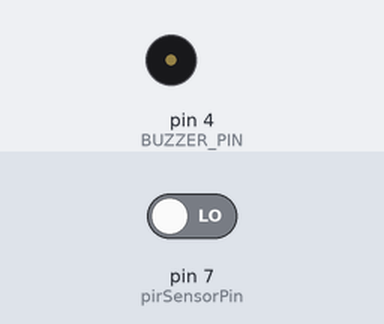
The sketch below on a simulated Arduino Uno, built with avr-gcc and run on an emulated ATmega328P. Shown: buzzer (waves = sounding). The inputs (shaded band) are chosen by the test bench; at power-on: pin 7 (pirSensorPin) LOW. What the sketch prints to the serial monitor is not drawn.

Above: at 1.2 s.
1.3 s: pin 7 (pirSensorPin) driven HIGH
At 1.8 s:
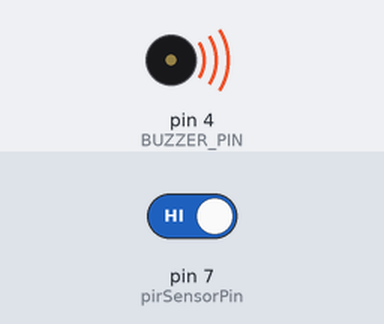
Timing chart, 0 to 10.3 s (numbered marks = the images above; inputs shaded):
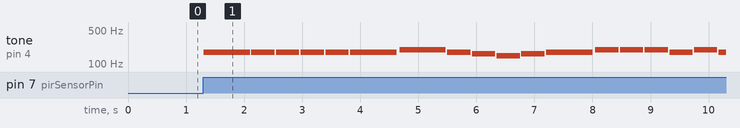

The sketch:

with_song.ino
```cpp
#define BUZZER_PIN 4
// Frequencies for the notes
#define zw 121
#define NH 131
#define PA 147
#define BOU 162
#define GA 175
#define DI 196
#define KE 220
#define ZW 242
#define NH_UP 262
#define PA_UP 294

// Durations
#define FULL_NOTE 400   // 1 second for a full note
#define DOUBLE_NOTE 800 // 2 seconds for a double note
#define SHORT_PAUSE 25   // Very short pause (50ms)
#define LONG_PAUSE 50   // Longer pause (250ms) for commas

void playTone(int frequency, int duration, bool longPause = false) {
    tone(BUZZER_PIN, frequency, duration);
    delay(duration);            // Wait for the note to finish
    delay(longPause ? LONG_PAUSE : SHORT_PAUSE); // Add appropriate pause
}

void playSong() {
    // First part: 2*GA GA GA GA GA 2*GA
    playTone(GA, DOUBLE_NOTE); // 2*GA
    playTone(GA, FULL_NOTE);
    playTone(GA, FULL_NOTE);
    playTone(GA, FULL_NOTE);
    playTone(GA, FULL_NOTE);
    playTone(GA, DOUBLE_NOTE,true); // 2*GA

    // Second part: 2*DI GA BOU PA BOU 2*GA
    playTone(DI, DOUBLE_NOTE); // 2*DI
    playTone(GA, FULL_NOTE);
    playTone(BOU, FULL_NOTE);
    playTone(PA, FULL_NOTE);
    playTone(BOU, FULL_NOTE);
    playTone(GA, DOUBLE_NOTE, true); // 2*GA, with comma pause

    // Third part: DI DI DI GA DI GA BOU PA
    playTone(DI, FULL_NOTE);
    playTone(DI, FULL_NOTE);
    playTone(DI, FULL_NOTE);
    playTone(GA, FULL_NOTE);
    playTone(DI, FULL_NOTE);
    playTone(GA, FULL_NOTE);
    playTone(BOU, FULL_NOTE);
    playTone(PA, FULL_NOTE);

    // Fourth part: DI GA BOU PA 2*NH
    playTone(DI, FULL_NOTE);
    playTone(GA, FULL_NOTE);
    playTone(BOU, FULL_NOTE);
    playTone(PA, FULL_NOTE);
    playTone(NH, DOUBLE_NOTE); // 2*NH
}


// PIR Motion Sensor Alarm Code
int pirSensorPin = 7;  // PIR sensor connected to digital pin 2
int buzzerPin = 4;
int sensorState = LOW; // Initial state of the PIR sensor

void setup() {
  pinMode(pirSensorPin, INPUT);  // Set PIR sensor pin as input
  pinMode(buzzerPin, OUTPUT);
  Serial.begin(9600);           // Start serial communication
}

void loop() {
  // Read the PIR sensor state
  sensorState = digitalRead(pirSensorPin);

  if (sensorState == HIGH) {    // Motion detected
    playSong();
    Serial.println("Motion detected!");
  } else {                      // No motion
    Serial.println("No motion.");
    noTone(buzzerPin);
  }

  delay(100); // Small delay for sensor stability
}
```

Measured:
- after the input at 1.3 s, tone on pin 4 (BUZZER_PIN): plays 175 Hz for 0.80 s, 175 Hz for 0.40 s, 175 Hz for 0.40 s, 175 Hz for 0.40 s, 175 Hz for 0.40 s, 175 Hz for 0.80 s … (18 notes in this stretch), starting at once
